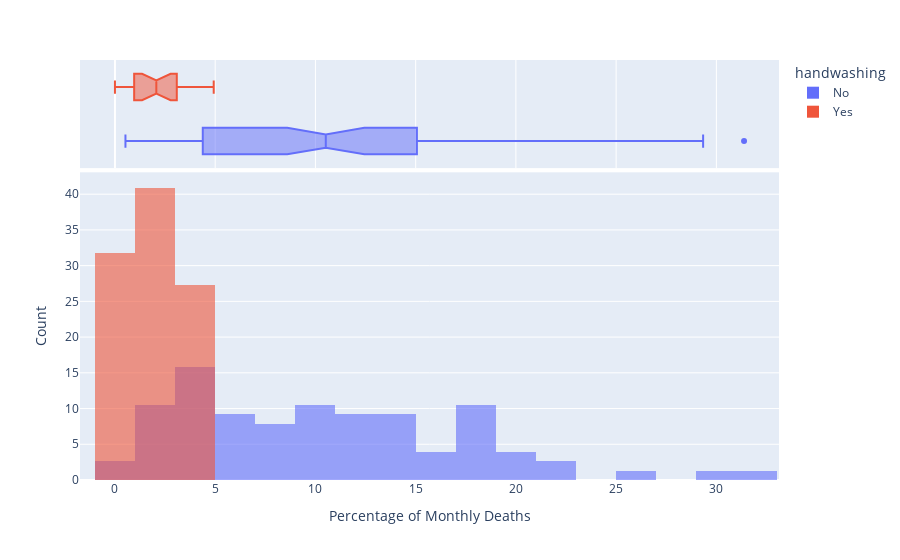

The cell this chart's notebook holds for it:
### Markdown cell above
### Use Histograms to Visualise the Monthly Distribution of Outcomes

**Challenge**: Create a [plotly histogram](https://plotly.com/python/histograms/) to show the monthly percentage of deaths. 

* Use docs to check out the available parameters. Use the [`color` parameter](https://plotly.github.io/plotly.py-docs/generated/plotly.express.histogram.html) to display two overlapping histograms.
* The time period of handwashing is shorter than not handwashing. Change `histnorm` to `percent` to make the time periods comparable. 
* Make the histograms slighlty transparent
* Experiment with the number of bins on the histogram. Which number work well in communicating the range of outcomes?
* Just for fun, display your box plot on the top of the histogram using the `marginal` parameter.

### Code cell
histogram = px.histogram(
    df_monthly,
    x="pct_deaths",
    color="handwashing",
    nbins=30,
    opacity=0.6,
    barmode="overlay",
    histnorm="percent",
    marginal="box",
)

histogram.update_layout(
    xaxis_title="Percentage of Monthly Deaths",
    yaxis_title="Count",
)

histogram.show()

### Figure 1 — Plotly figure (JSON) as saved in the notebook; plotly's stock layout.template omitted (floating-point values rounded to 4 significant figures)
{"data": [{"alignmentgroup": "True", "bingroup": "x", "histnorm": "percent", "hovertemplate": "handwashing=No<br>pct_deaths=%{x}<br>percent=%{y}<extra></extra>", "legendgroup": "No", "marker": {"color": "#636efa", "opacity": 0.6, "pattern": {"shape": ""}}, "name": "No", "nbinsx": 30, "offsetgroup": "No", "orientation": "v", "showlegend": true, "type": "histogram", "x": [14.57, 7.531, 4.332, 1.569, 0.7843, 5, 8.421, 1.351, 1.878, 11.02, 22.55, 20.85, 12.22, 10.23, 10.74, 3.226, 6.593, 20.78, 25.46, 18.39, 29.34, 22.97, 31.38, 19.12, 15.97, 12.41, 11.93, 6.098, 4.082, 0.5236, 1.554, 2.262, 17.6, 7.143, 8.051, 15.16, 11.28, 17.03, 17.31, 5.833, 2.679, 4.369, 6.32, 1.224, 3.226, 11.02, 10.55, 7.591, 4.745, 4.452, 4.231, 4.392, 7.143, 6.122, 3.586, 10.55, 14.84, 10.94, 10.49, 13.39, 18.09, 15.43, 18.97, 13.44, 10.15, 13.1, 18.06, 14.39, 14.96, 10.77, 5.369, 3.215, 1.923, 3.607, 18.27, 12.24], "xaxis": "x", "yaxis": "y"}, {"alignmentgroup": "True", "hovertemplate": "handwashing=No<br>pct_deaths=%{x}<extra></extra>", "legendgroup": "No", "marker": {"color": "#636efa"}, "name": "No", "notched": true, "offsetgroup": "No", "showlegend": false, "type": "box", "x": [14.57, 7.531, 4.332, 1.569, 0.7843, 5, 8.421, 1.351, 1.878, 11.02, 22.55, 20.85, 12.22, 10.23, 10.74, 3.226, 6.593, 20.78, 25.46, 18.39, 29.34, 22.97, 31.38, 19.12, 15.97, 12.41, 11.93, 6.098, 4.082, 0.5236, 1.554, 2.262, 17.6, 7.143, 8.051, 15.16, 11.28, 17.03, 17.31, 5.833, 2.679, 4.369, 6.32, 1.224, 3.226, 11.02, 10.55, 7.591, 4.745, 4.452, 4.231, 4.392, 7.143, 6.122, 3.586, 10.55, 14.84, 10.94, 10.49, 13.39, 18.09, 15.43, 18.97, 13.44, 10.15, 13.1, 18.06, 14.39, 14.96, 10.77, 5.369, 3.215, 1.923, 3.607, 18.27, 12.24], "xaxis": "x2", "yaxis": "y2"}, {"alignmentgroup": "True", "bingroup": "x", "histnorm": "percent", "hovertemplate": "handwashing=Yes<br>pct_deaths=%{x}<br>percent=%{y}<extra></extra>", "legendgroup": "Yes", "marker": {"color": "#EF553B", "opacity": 0.6, "pattern": {"shape": ""}}, "name": "Yes", "nbinsx": 30, "offsetgroup": "Yes", "orientation": "v", "showlegend": true, "type": "histogram", "x": [2.239, 1.2, 1.894, 4.58, 3.957, 4.472, 2.93, 3.534, 0.6873, 0, 0.6557, 0.9585, 1.136, 0.3717, 0, 0.9615, 2.341, 2.903, 1.34, 2.233, 3.085, 4.926], "xaxis": "x", "yaxis": "y"}, {"alignmentgroup": "True", "hovertemplate": "handwashing=Yes<br>pct_deaths=%{x}<extra></extra>", "legendgroup": "Yes", "marker": {"color": "#EF553B"}, "name": "Yes", "notched": true, "offsetgroup": "Yes", "showlegend": false, "type": "box", "x": [2.239, 1.2, 1.894, 4.58, 3.957, 4.472, 2.93, 3.534, 0.6873, 0, 0.6557, 0.9585, 1.136, 0.3717, 0, 0.9615, 2.341, 2.903, 1.34, 2.233, 3.085, 4.926], "xaxis": "x2", "yaxis": "y2"}], "layout": {"barmode": "overlay", "legend": {"title": {"text": "handwashing"}, "tracegroupgap": 0}, "margin": {"t": 60}, "xaxis": {"anchor": "y", "domain": [0, 1], "title": {"text": "Percentage of Monthly Deaths"}}, "xaxis2": {"anchor": "y2", "domain": [0, 1], "matches": "x", "showgrid": true, "showticklabels": false}, "yaxis": {"anchor": "x", "domain": [0, 0.7326], "title": {"text": "Count"}}, "yaxis2": {"anchor": "x2", "domain": [0.7426, 1], "matches": "y2", "showgrid": false, "showline": false, "showticklabels": false, "ticks": ""}}}
